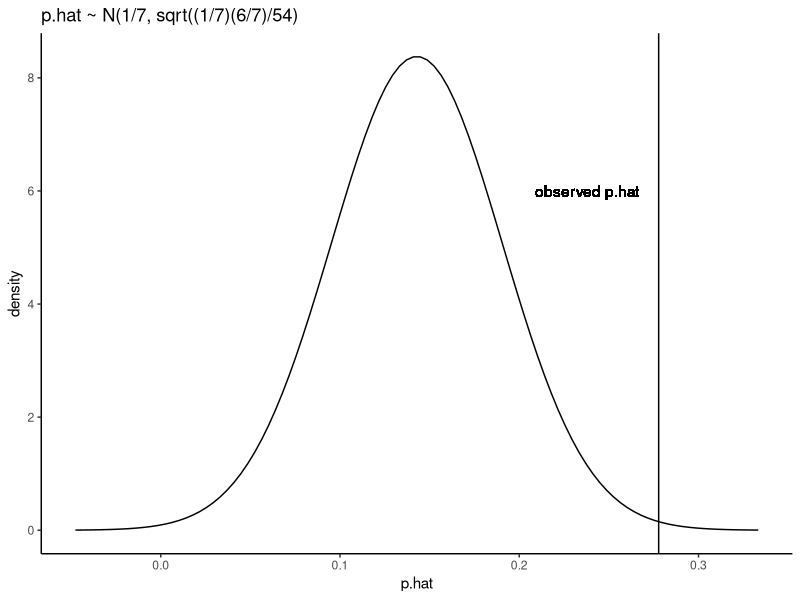
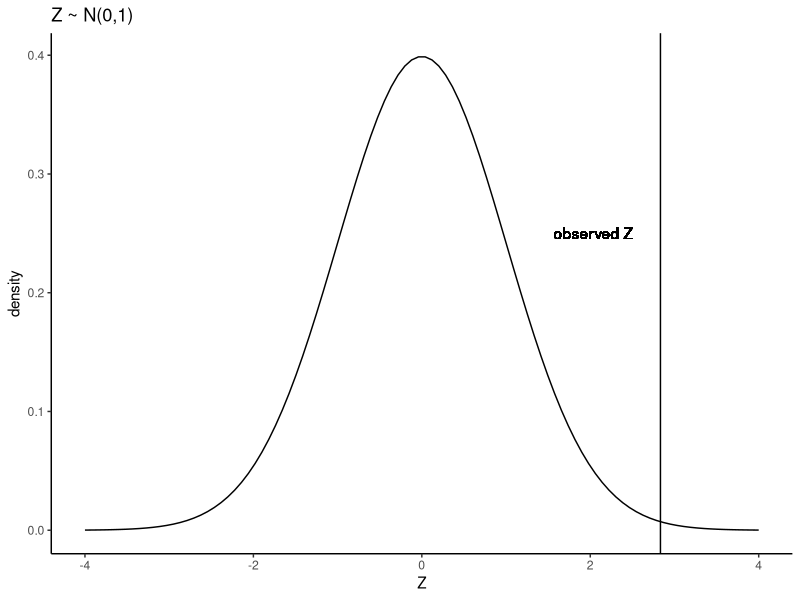
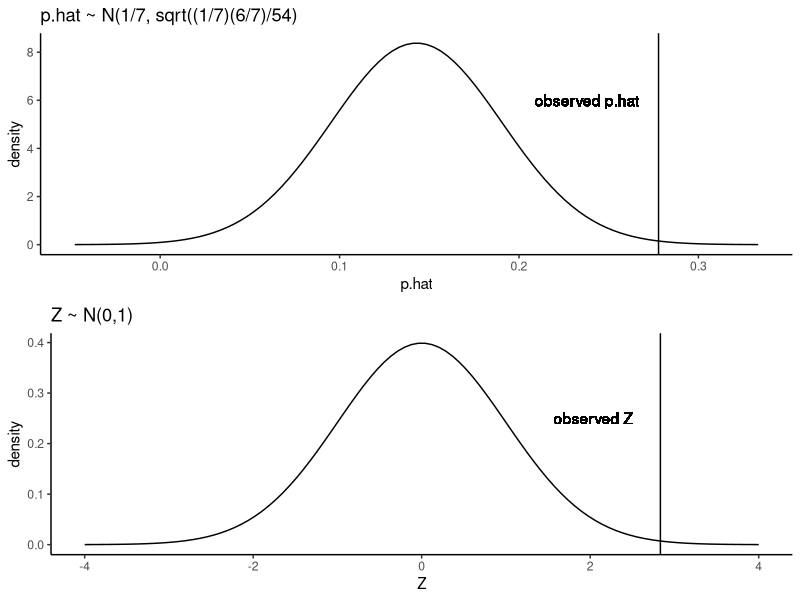

Write R code to recreate these figures, in order.
####################################################
# Dogs Example
####################################################

library(ggplot2)
library(dplyr)
library(cowplot)

# H0: p = 1/7
# H1: p != 1/7

# Study finds p.hat = 15/54  (so n = 54) 

# What is the distribution of p.hat (the sample proportion) 
# under the null hypothesis???

p.hat <- 15/54   # the sample proportion
p <- 1/7         # the true proportion under the null hypothesis
n <-  54         # the sample size

mu <- p          # the expected value of the sample proportion
sd <- sqrt(p*(1-p)/n) # the sd of the sample proportion

df.phat <- data.frame(x = seq(mu-4*sd, mu+4*sd, length.out = 100)) %>%
           mutate(y = dnorm(x, mean = mu, sd = sd))
                      
plot.phat <- ggplot(df.phat) + geom_line(aes(x, y)) +
  theme_classic() + ggtitle("p.hat ~ N(1/7, sqrt((1/7)(6/7)/54)") +
  labs(x = "p.hat", y = "density") +
  geom_vline(xintercept = p.hat) + 
  geom_text(aes(x=p.hat-.04, y=6), label = "observed p.hat")
plot.phat

###############################################################
# The test statistic is, in general equal to
# Z = (observed.value - mean) / standard deviation
# For the sample proportion, its test statistic is
# Z = (p.hat - mu) / sd, where sd = sqrt(p0(1-p0)/n),
# and is Z ~ N(0,1), under H0
###############################################################
Z = (p.hat - mu) / (sd)
x = seq(-4,4, length.out = 100)

df.z <- data.frame(x = seq(-4, 4, length.out = 100)) %>%
  mutate(y = dnorm(x))

plot.z <- ggplot(df.z) + geom_line(aes(x, y)) +
  theme_classic() + ggtitle("Z ~ N(0,1)") +
  labs(x = "Z", y = "density") +
  geom_vline(xintercept = Z) +
  geom_text(aes(x=Z-.8, y=.25), label = "observed Z")
plot.z

# compare distributions of p.hat with observed proportion and the 
# standard normal distribution with the observed Z statistic
plot_grid(plot.phat, plot.z, nrow = 2)


###########################################
# calculate p-value from test statistic Z
# the p-value is the area in the tails
###########################################
p.value = 2*pnorm(-abs(Z))
p.value

###########################################
# use prop.test
###########################################
p2 = prop.test(15,54, p = 1/7, correct = FALSE)
p2$statistic # prop.test calculates X-squared statistic = Z^2
sqrt(p2$statistic[[1]]) # confirm that our statistics match
p2$p.value  # confirm that our p=values match

###########################################
# more accurate with continuity correction
###########################################
p3 = prop.test(15,54, p = 1/7, correct = TRUE)
p3$p.value

# What is the conclusion regarding the null hypothesis, in the context
# of this problem?

# Because p-value < 0.05, reject H0 and accept HA
# There is sufficient evidence that the dogs are
# able to detect cancer samples


# Coke vs. Pepsi example

# (i) find the test statstic

# (ii) find the p-value

# (iii) state the conclusion

# Additional questions: 

# What would it mean in the context of this hypothesis test if a Type I error 
# occurred?
 
# What would it mean in the context of this hypothesis test if a Type II error 
# occurred?
